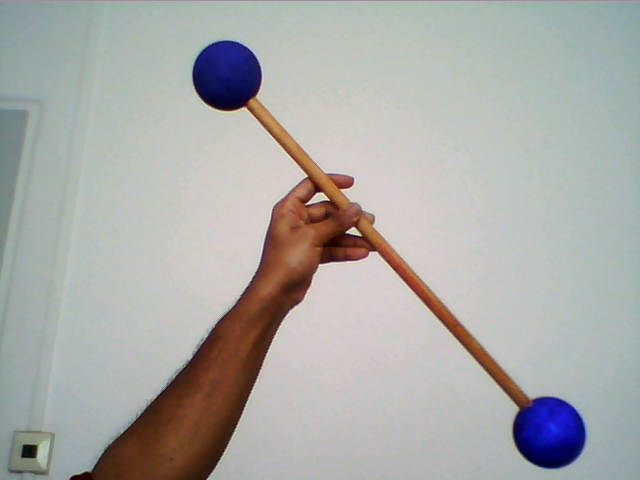
#> input picture 18,04,2023/diffsphere/imageR(85)33.png, 640 x 480 px, found by its file name
$ python 'sphere2 copy 7.py'
#> lines starting #> are read from the running program, lines starting #| are printed output that depends on the picture; after the words box and inside, x2 and y2 are one past the last pixel; in counts of white or black regions, pixels touching at a corner belong together
import numpy as np
import cv2 as cv

def empty(a):
    pass

#img = cv.imread("images/stereoLeft(J1) - 17042023_2samcam_sphere/imageL(60)18.png")
img = cv.imread("images/stereoLeft(H) - 17042023_2diffcam_sphere/sph/imageR(85)33.png")
#> img is the input picture: shape (480, 640, 3); mean B, G, R 167.9, 170.7, 170.9
# [5 lines of commented-out code are left out]


cv.imshow('image', img)

assert img is not None, "file could not be read, check with os.path.exists()"
#img = cv.medianBlur(img,5)
#cimg = cv.cvtColor(img,cv.COLOR_GRAY2BGR)


hsv = cv.cvtColor(img, cv.COLOR_BGR2HSV)
#> hsv: shape (480, 640, 3); mean H, S, V 62.1, 33.7, 179.3
upper_blue = np.array([130, 255, 255])
lower_blue = np.array([90, 70, 0])
mask = cv.inRange(hsv, lower_blue, upper_blue)
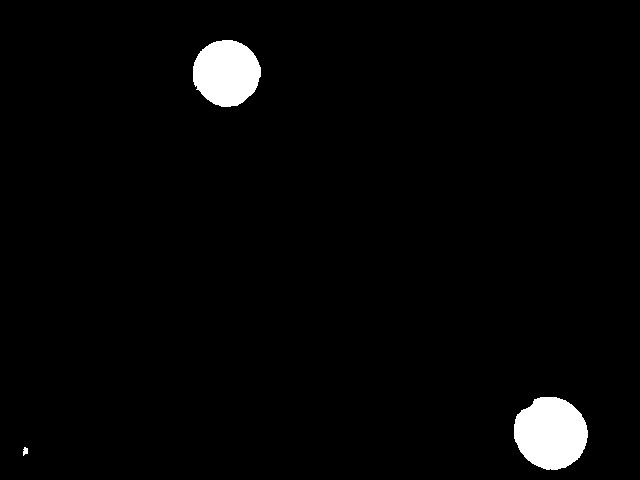
#> mask: shape (480, 640); 2.5% white; 3 white regions, box (x1, y1, x2, y2) and area: (514, 397, 588, 470) 4169, (193, 40, 261, 107) 3523, (23, 447, 28, 456) 33
cv.imshow('maskimage', mask)
#cv.imwrite('maskimage', mask)

mask1 = cv.cvtColor(img, cv.COLOR_BGR2GRAY)
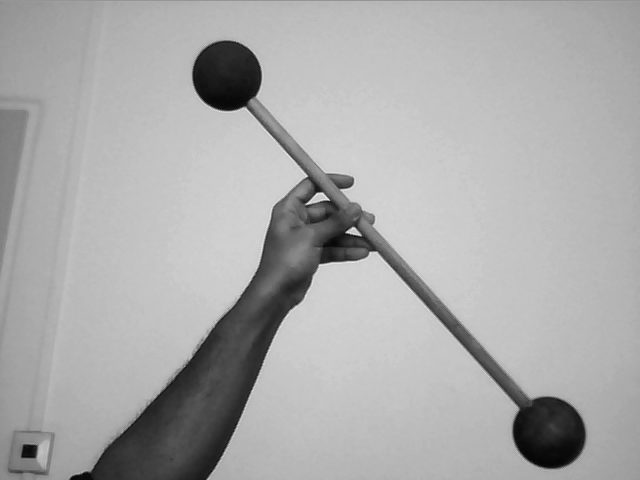
#> mask1: shape (480, 640); min 3, max 241, mean 170.5
mask2 = cv.cvtColor(mask, cv.COLOR_GRAY2BGR)

#mask1 = cv.medianBlur(mask, 5)
kernel = np.ones((5,5),np.uint8)
erode = cv.erode(mask,kernel,iterations = 1)
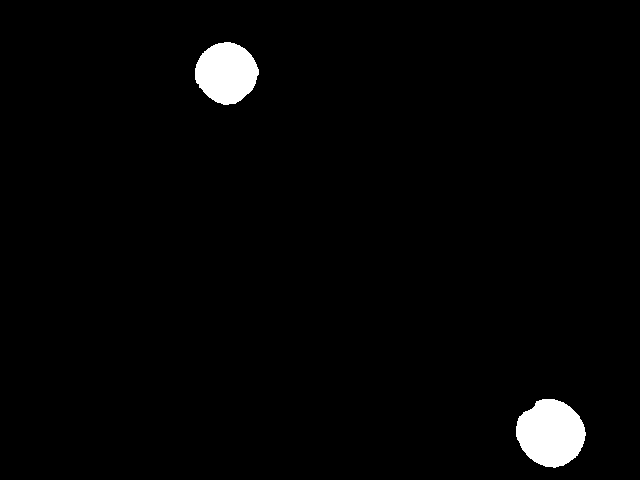
#> erode: shape (480, 640); 2.1% white; 2 white regions, box (x1, y1, x2, y2) and area: (516, 399, 586, 468) 3593, (195, 42, 259, 105) 2997
cv.imshow('erodeimage', erode)
dilate = cv.dilate(mask,kernel,iterations = 1)
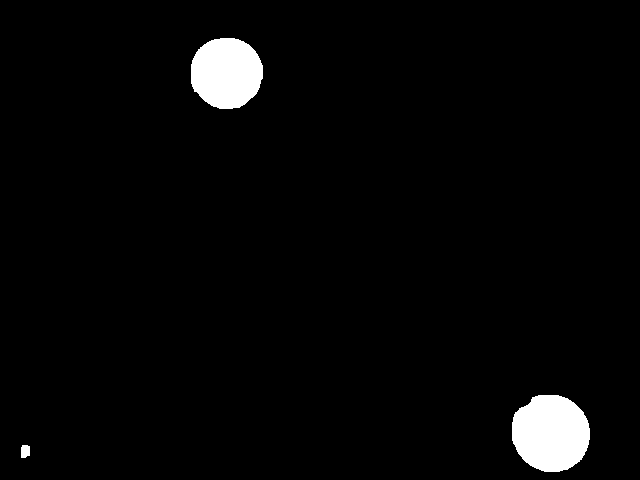
#> dilate: shape (480, 640); 2.9% white; 3 white regions, box (x1, y1, x2, y2) and area: (512, 395, 590, 472) 4774, (191, 38, 263, 109) 4082, (21, 445, 30, 458) 106
cv.imshow('dilateimage', dilate)
#cv.imwrite('dilateimage', dilate)

#thresh = cv.threshold(img, 220, 255, cv.THRESH_BINARY)[1]
#cv.imshow(' circles',thresh)

# apply morphological closing operation
kernel = np.ones((5,5),np.uint8)
#closing = cv.morphologyEx(thresh, cv.MORPH_CLOSE, kernel)
closing = cv.morphologyEx(mask, cv.MORPH_CLOSE, kernel)
#> closing: shape (480, 640); 2.5% white; 3 white regions
closing1 = cv.morphologyEx(dilate, cv.MORPH_CLOSE, kernel)
#mask1 = cv.medianBlur(closing1, 5)
closing2 = cv.morphologyEx(erode, cv.MORPH_CLOSE, kernel)
result1 = cv.bitwise_and(img, img, mask=mask)
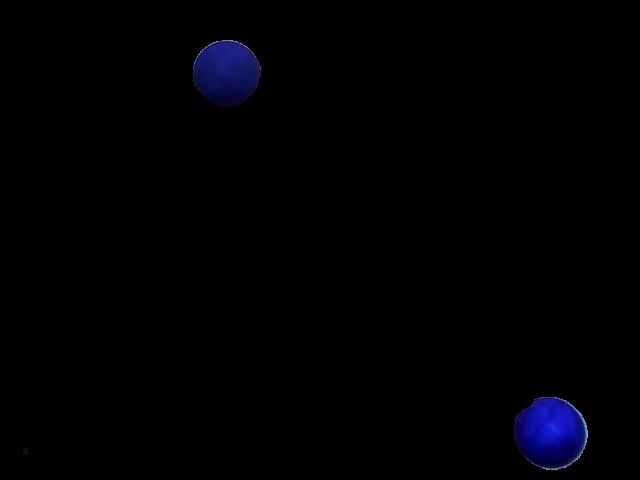
#> result1: shape (480, 640, 3); mean B, G, R 2.9, 0.5, 0.5

cv.imshow('maskclosingimage',closing)
cv.imshow('dilateclosingimage',closing1)
cv.imshow('biwise',result1)

cv.imshow('erodeclosingimage',closing2)


contours, hierarchy = cv.findContours(closing1, cv.RETR_EXTERNAL, cv.CHAIN_APPROX_SIMPLE)
#> contours = 3 contours; box (x1, y1, x2, y2) and area: (512, 395, 590, 472) 4660, (191, 38, 263, 109) 3978, (21, 445, 30, 458) 87

centers = []

for contour in contours:
    area = cv.contourArea(contour)
    #print(area)
    if area>1000:
        cv.drawContours(mask, [contour], -1, (0, 255, 0), 2)
        M = cv.moments(contour)
        print(M)
        cx = int(M['m10'] / M['m00'])
        cy = int(M['m01'] / M['m00'])
        # [4 lines of commented-out code are left out]

        if (cx-cy)<500:
              centers.append((cx,cy))
              cv.circle(img, (cx,cy), 2, (0, 0, 255), -1)
              cv.imshow('center', img)
#> this loop made 3 passes
#> (area, cx, cy) on passes 2 to 3: (4660.5, 550, 432), (3978.5, 226, 72)
#> area on pass 1: 87
#> (printed output is left out)
#> img: shape (480, 640, 3); 0.01% of pixels changed, all inside (x1, y1, x2, y2) = (224, 70, 553, 435)
#> after the loop, centers = [(550, 432), (226, 72)]

print("Sphere centers:",centers)
#| Sphere centers: [(550, 432), (226, 72)]
cv.waitKey(0)

$ run again, with 18,04,2023/diffsphere/imageR(10)2.png copied over 18,04,2023/diffsphere/imageR(85)33.png
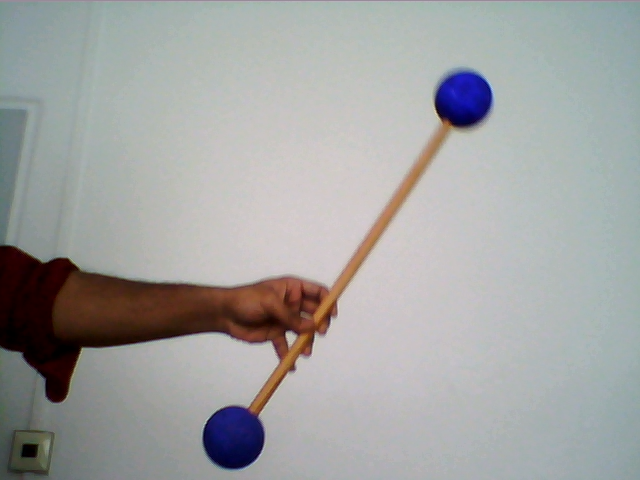
#> input picture 18,04,2023/diffsphere/imageR(10)2.png, 640 x 480 px, found by its file name
#> img is the input picture: shape (480, 640, 3); mean B, G, R 162, 162.9, 162
#> hsv: shape (480, 640, 3); mean H, S, V 74.4, 32.4, 169.4
#> `mask = cv.inRange(hsv, lower_blue, upper_blue)`:
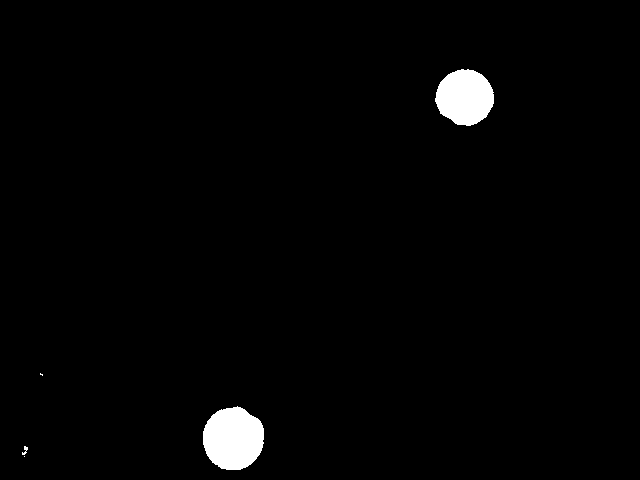
#> mask: shape (480, 640); 1.8% white; 5 white regions (2 under 20 px), largest, box (x1, y1, x2, y2) and area: (203, 406, 264, 470) 3045, (435, 69, 494, 126) 2543, (22, 446, 28, 455) 27
#> erode: shape (480, 640); 1.5% white; 2 white regions, box (x1, y1, x2, y2) and area: (205, 409, 262, 468) 2561, (438, 72, 492, 124) 2093
#> `dilate = cv.dilate(mask,kernel,iterations = 1)`:
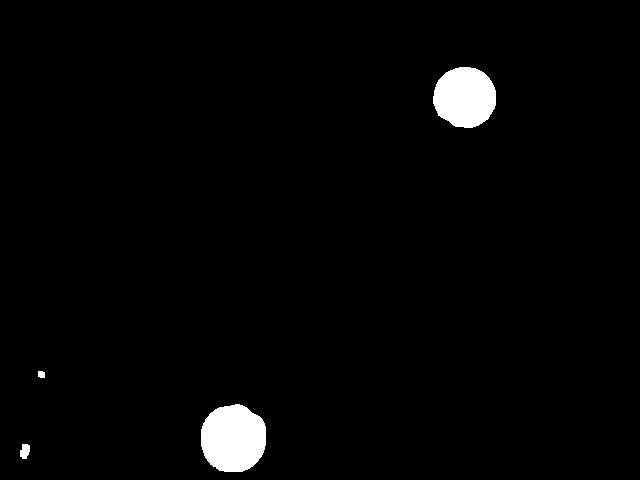
#> dilate: shape (480, 640); 2.2% white; 4 white regions, box (x1, y1, x2, y2) and area: (201, 404, 266, 472) 3564, (433, 67, 496, 128) 3027, (20, 444, 30, 459) 118, (38, 371, 45, 378) 45
#> closing: shape (480, 640); 1.8% white; 4 white regions (1 under 20 px)
#> contours = 4 contours; box (x1, y1, x2, y2) and area: (201, 404, 266, 472) 3466, (433, 67, 496, 128) 2938, (20, 444, 30, 459) 97, (38, 371, 45, 378) 33
#> the loop `for contour in contours:` made 4 passes
#> (area, cx, cy) on passes 2, 4: (3466.5, 232, 438), (2938, 464, 96)
#> (printed output is left out)
#> after the loop `for contour in contours:`: centers = [(232, 438), (464, 96)]
#| Sphere centers: [(232, 438), (464, 96)]

$ run again, with 18,04,2023/diffsphere/imageR(100)38.png copied over 18,04,2023/diffsphere/imageR(85)33.png
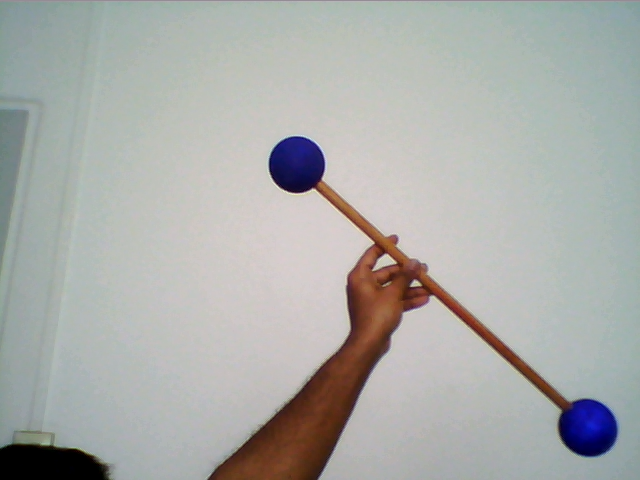
#> input picture 18,04,2023/diffsphere/imageR(100)38.png, 640 x 480 px, found by its file name
#> img is the input picture: shape (480, 640, 3); mean B, G, R 169.5, 172.3, 170.8
#> hsv: shape (480, 640, 3); mean H, S, V 62, 25.9, 178.1
#> `mask = cv.inRange(hsv, lower_blue, upper_blue)`:
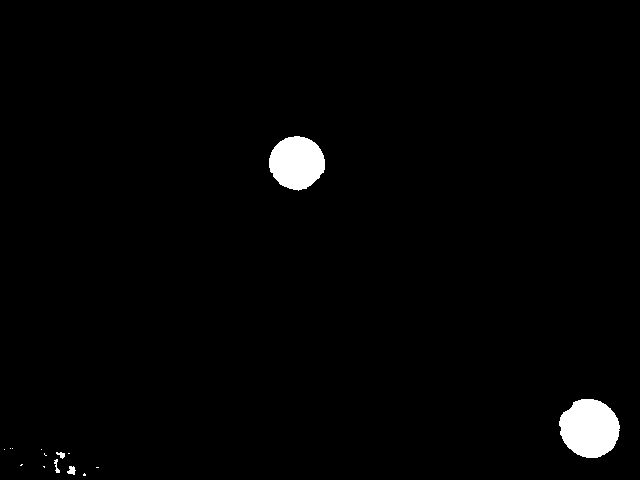
#> mask: shape (480, 640); 1.7% white; 15 white regions (10 under 20 px), largest, box (x1, y1, x2, y2) and area: (559, 399, 620, 458) 2752, (269, 136, 325, 191) 2321, (67, 466, 76, 475) 53, (54, 459, 60, 473) 39, (56, 452, 65, 459) 36
#> erode: shape (480, 640); 1.4% white; 3 white regions (1 under 20 px), largest, box (x1, y1, x2, y2) and area: (561, 401, 617, 456) 2283, (271, 138, 323, 188) 1896
#> `dilate = cv.dilate(mask,kernel,iterations = 1)`:
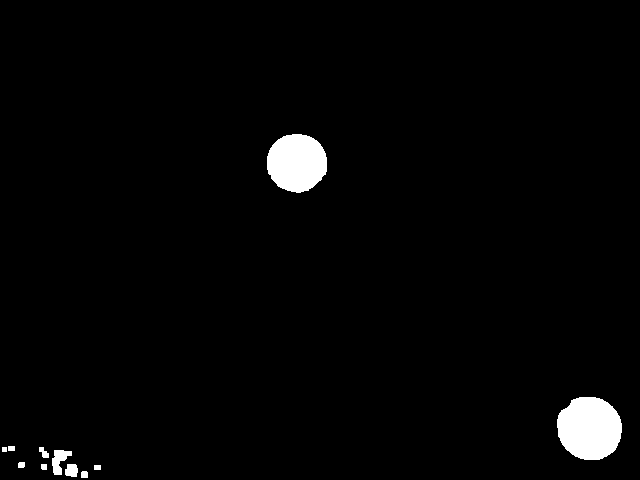
#> dilate: shape (480, 640); 2.2% white; 11 white regions, largest, box (x1, y1, x2, y2) and area: (557, 397, 622, 460) 3253, (267, 134, 327, 193) 2781, (52, 450, 72, 475) 281
#> closing: shape (480, 640); 1.7% white; 12 white regions (8 under 20 px), largest, box (x1, y1, x2, y2) and area: (559, 399, 620, 458) 2757, (269, 136, 325, 191) 2321, (54, 452, 70, 473) 101, (67, 466, 76, 475) 55
#> closing1: shape (480, 640); 2.2% white; 8 white regions
#> contours = 8 contours; box (x1, y1, x2, y2) and area: (557, 397, 622, 460) 3160, (267, 134, 327, 193) 2695, (52, 450, 88, 480) 457, (0, 446, 15, 452) 55, (39, 447, 49, 458) 49, (18, 462, 25, 468) 29, (41, 464, 47, 470) 24, (94, 465, 101, 470) 24
#> the loop `for contour in contours:` made 8 passes
#> (area, cx, cy) on passes 7 to 8: (3159.5, 589, 427), (2695, 296, 162)
#> (printed output is left out)
#> after the loop `for contour in contours:`: centers = [(589, 427), (296, 162)]
#| Sphere centers: [(589, 427), (296, 162)]
